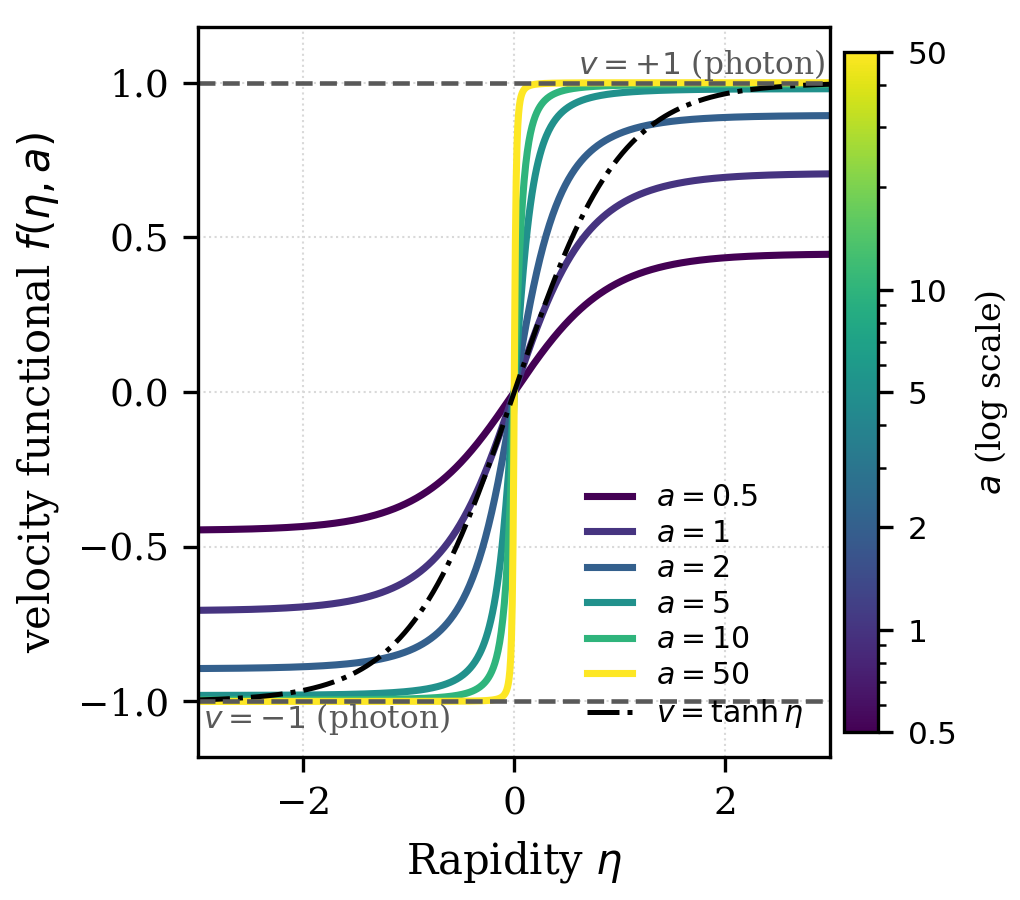

Generate this figure with Python:
# -*- coding: utf-8 -*-
"""fig_finterp.py -- The interpolating velocity functional f(eta,a).

Plots the eigenfunction-derived velocity functional of Sec. III

    f(eta,a) = a*tanh(eta) / sqrt(1 + a^2 tanh^2 eta),   a > 0,

for a in {0.5, 1, 2, 5, 10, 50} over eta in [-3, 3], together with the
massive reference v = tanh(eta) and the photon plateau v = +/- 1.  As a grows,
f approaches the null plateau |v| = 1 monotonically (ceiling velocity
v_inf(a) = a/sqrt(1+a^2), verified in verify_sec3_closedforms.py).

Outputs (in this directory): fig_finterp.pdf, fig_finterp.png (300 dpi).

Tested with Python 3.13, numpy 2.4, matplotlib 3.10.
"""
import os
import numpy as np
import matplotlib as mpl
mpl.use("Agg")
import matplotlib.pyplot as plt
from matplotlib.colors import LogNorm
from matplotlib.cm import ScalarMappable

HERE = os.path.dirname(os.path.abspath(__file__))

A_VALUES = [0.5, 1.0, 2.0, 5.0, 10.0, 50.0]
ETA_MIN, ETA_MAX = -3.0, 3.0

def f(eta, a):
    t = np.tanh(eta)
    return a * t / np.sqrt(1.0 + a * a * t * t)

plt.rcParams.update({
    "font.size": 9,
    "axes.labelsize": 10,
    "legend.fontsize": 8,
    "xtick.labelsize": 9,
    "ytick.labelsize": 9,
    "axes.linewidth": 0.8,
    "lines.linewidth": 1.6,
    "figure.dpi": 300,
    "pdf.fonttype": 42,
    "font.family": "serif",
})

fig, ax = plt.subplots(figsize=(3.4, 3.0))
eta = np.linspace(ETA_MIN, ETA_MAX, 800)

# colour-code by a on a log scale
norm = LogNorm(vmin=min(A_VALUES), vmax=max(A_VALUES))
cmap = mpl.colormaps["viridis"]

for a in A_VALUES:
    ax.plot(eta, f(eta, a), color=cmap(norm(a)), lw=1.7,
            label=r"$a={:g}$".format(a))

# massive reference v = tanh(eta)
ax.plot(eta, np.tanh(eta), color="k", ls="-.", lw=1.2,
        label=r"$v=\tanh\eta$")

# photon plateaus v = +/- 1
ax.axhline(1.0, color="0.35", ls="--", lw=1.1)
ax.axhline(-1.0, color="0.35", ls="--", lw=1.1)
ax.text(ETA_MAX - 0.05, 1.0, r"$v=+1$ (photon)", ha="right", va="bottom",
        fontsize=7.5, color="0.35")
ax.text(ETA_MIN + 0.05, -1.0, r"$v=-1$ (photon)", ha="left", va="top",
        fontsize=7.5, color="0.35")

ax.set_xlabel(r"Rapidity $\eta$")
ax.set_ylabel(r"velocity functional $f(\eta,a)$")
ax.set_xlim(ETA_MIN, ETA_MAX)
ax.set_ylim(-1.18, 1.18)
ax.grid(True, ls=":", lw=0.5, color="0.85")

# colourbar for a, plus a compact legend for the reference curves
sm = ScalarMappable(norm=norm, cmap=cmap)
sm.set_array([])
cbar = fig.colorbar(sm, ax=ax, pad=0.02, fraction=0.05, ticks=A_VALUES)
cbar.ax.set_yticklabels([r"${:g}$".format(a) for a in A_VALUES])
cbar.set_label(r"$a$ (log scale)", fontsize=8)
cbar.ax.tick_params(labelsize=7.5)

ax.legend(loc="lower right", frameon=False, ncol=1, handlelength=1.5,
          labelspacing=0.25, fontsize=7.2)
fig.tight_layout(pad=0.4)

pdf_path = os.path.join(HERE, "fig_finterp.pdf")
png_path = os.path.join(HERE, "fig_finterp.png")
fig.savefig(pdf_path)
fig.savefig(png_path, dpi=300)
plt.close(fig)

# quick monotone-approach report
print("fig_finterp: ceiling velocity v_inf(a) = a/sqrt(1+a^2):")
for a in A_VALUES:
    print("  a={:>5g}  v_inf={:.6f}".format(a, a / np.sqrt(1 + a * a)))
print("wrote {}".format(pdf_path))
print("wrote {}".format(png_path))
